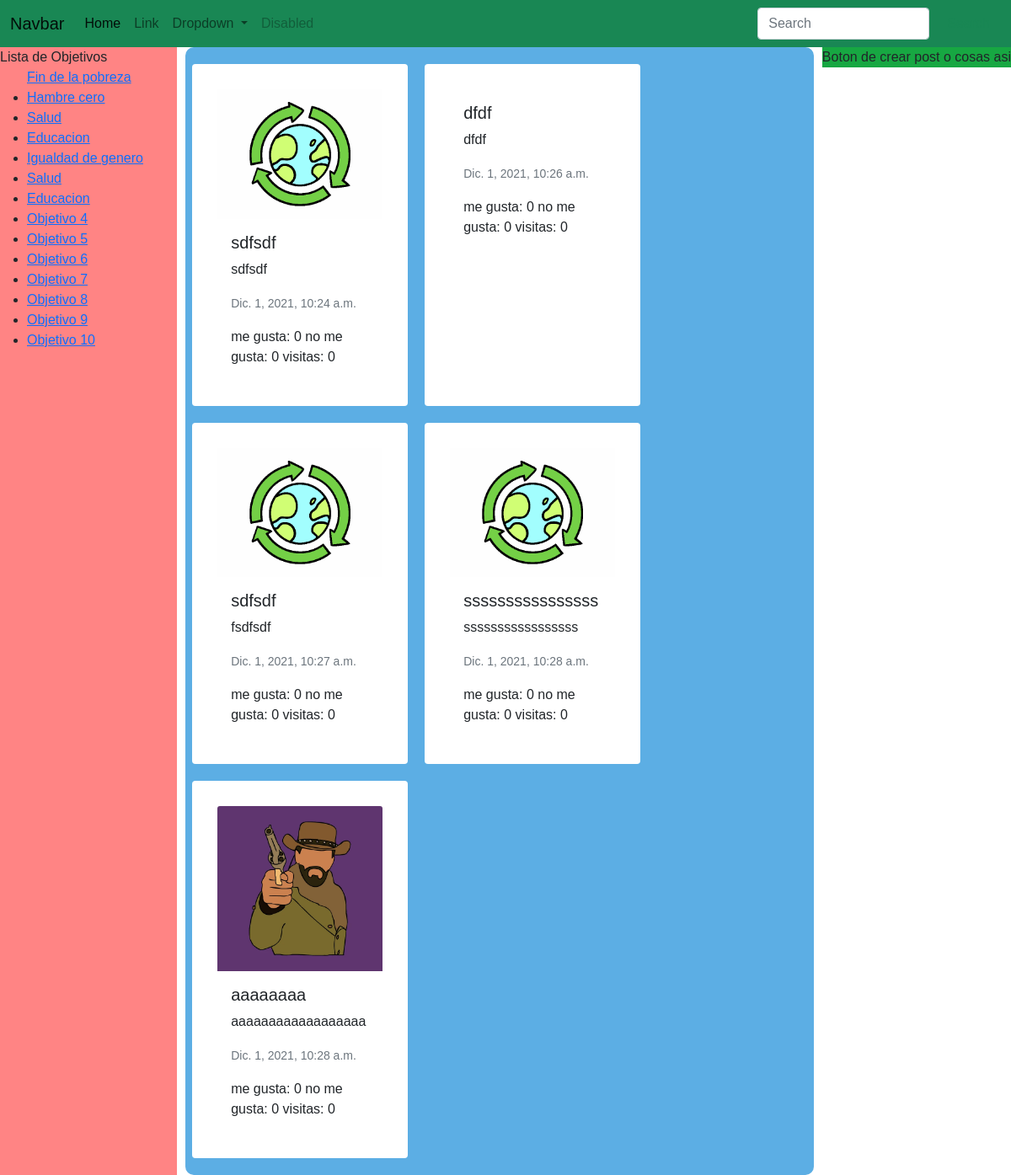
The app's page /, older data.
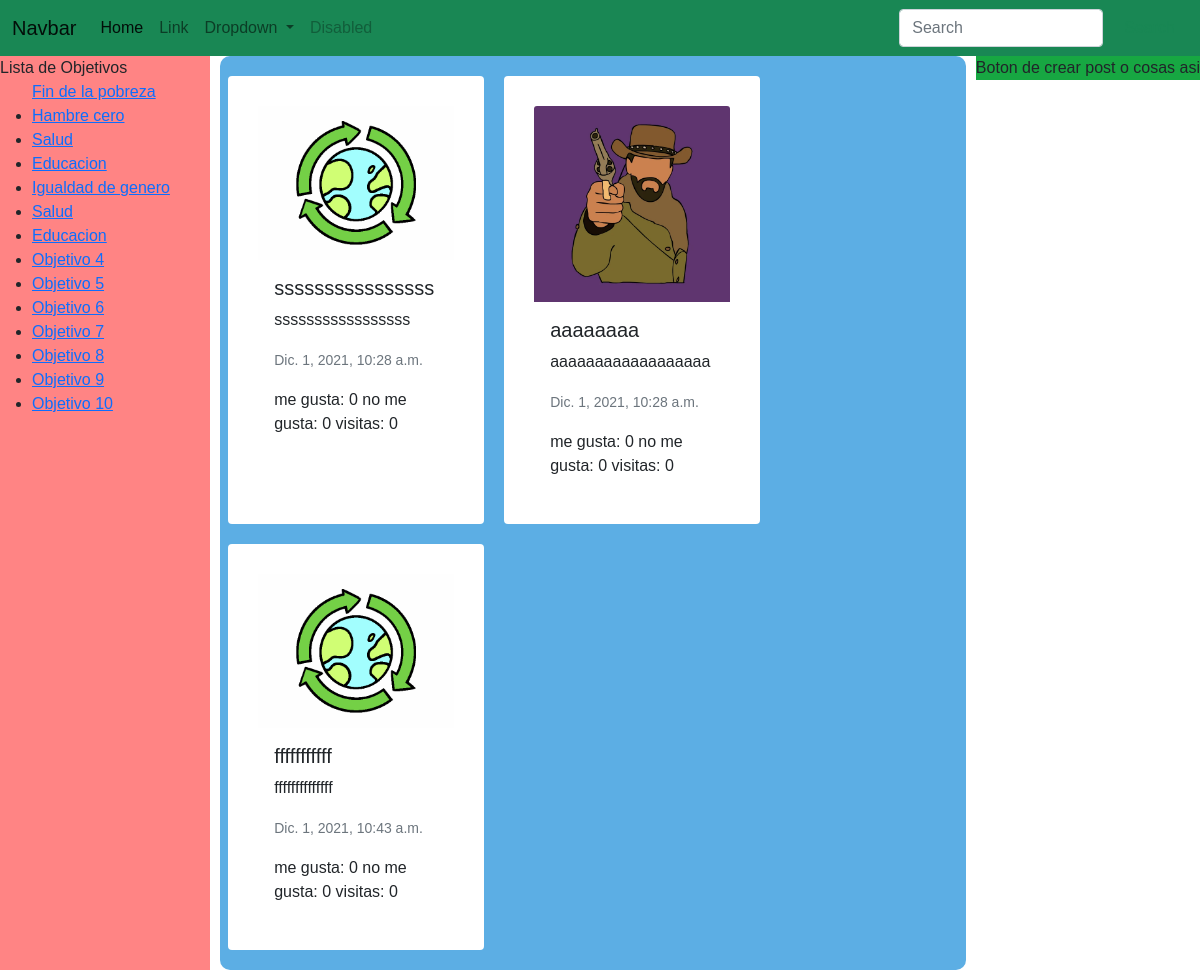
The same page, newer data.
### feed/models.py (models this page shows, shortened)
class post(models.Model):
    posteador = models.ForeignKey(usuario, on_delete=models.CASCADE, null=True)
    titulo = models.CharField(max_length=100)
    contenido = models.TextField()
    pre_contenido = models.TextField()
    categoria = models.ForeignKey(categoria, on_delete=models.CASCADE,  default=1, null=False)
    creado_en = models.DateTimeField(auto_now_add=True)
    actualizado_en = models.DateTimeField(auto_now=True)
    me_gusta = models.IntegerField(default=0)
    no_megusta = models.IntegerField(default=0)
    imagen = models.FileField(upload_to='imagenes_posts', default='post_default.jpg')
    visitas = models.IntegerField(default=0)

### feed/views.py (the view)
# urls.py: path('', include('feed.urls')),
def feed(request):
    posteos = post.objects.all()
    return render(request,"feed.html",{'posteos':posteos})

### feed/templates/feed.html (shortened to what this page needs)
{% extends "base.html" %}
{% block content %}
<div class="wrapper">
    <div class="posts">
        <section class="main-section row">
    {% for post in posteos %}
        <div class="card" style="width: 16rem;  border: 10px; margin: 10px;" >
            <img src="{{post.imagen.url}}" class="card-img-top" alt="{{post.tipo_17_ODS}}"  >
            <div class="card-body">
                <h5 class="card-title"> {{ post.titulo }}</h5>
                <div class="card-text">
                   <p>{{ post.pre_contenido }}</p>
                </div>
                <p class="card-text"><small class="text-muted">{{ post.creado_en }}</small></p>
                <a>me gusta: {{post.me_gusta}}</a>
                <a>no me gusta: {{post.no_megusta}}</a>
                <a>visitas: {{post.visitas}}</a>
                <br>
            </div>
        </div>
    {% endfor %}
    </section>
    </div>
    <div class="lista">Lista de Objetivos
      <ul>
        <a href="#">Fin de la pobreza </a>
        <li><a href="#">Hambre cero</a> </li>
        <li><a href="#">Salud</a></li>
        <li><a href="#">Educacion</a></li>
        <li><a href="#"> Igualdad de genero </a> </li>
        <li><a href="#">Salud</a></li>
        <li><a href="#">Educacion</a></li>
        <li><a href="#">Objetivo 4</a> </li>
        <li><a href="#">Objetivo 5</a> </li>
        <li><a href="#">Objetivo 6</a> </li>
        <li><a href="#">Objetivo 7</a> </li>
        <li><a href="#">Objetivo 8</a> </li>
        <li><a href="#">Objetivo 9</a> </li>
        <li><a href="#">Objetivo 10</a> </li>
      </ul>
    </div>
    <div class="otras_cosas">Boton de crear post o cosas asi</div>
  </div>
{% endblock %}

Row changes from the older to the newer data that the page shows:
removed post: imagen (placeholder picture), titulo "sdfsdf", pre_contenido "sdfsdf", creado_en "Dic. 1, 2021, 10:24 a.m.", me_gusta "0", no_megusta "0", visitas "0"
removed post: titulo "dfdf", pre_contenido "dfdf", creado_en "Dic. 1, 2021, 10:26 a.m.", me_gusta "0", no_megusta "0", visitas "0"
removed post: imagen (placeholder picture), titulo "sdfsdf", pre_contenido "fsdfsdf", creado_en "Dic. 1, 2021, 10:27 a.m.", me_gusta "0", no_megusta "0", visitas "0"
added post: imagen (placeholder picture), titulo "fffffffffff", pre_contenido "ffffffffffffff", creado_en "Dic. 1, 2021, 10:43 a.m.", me_gusta "0", no_megusta "0", visitas "0"
